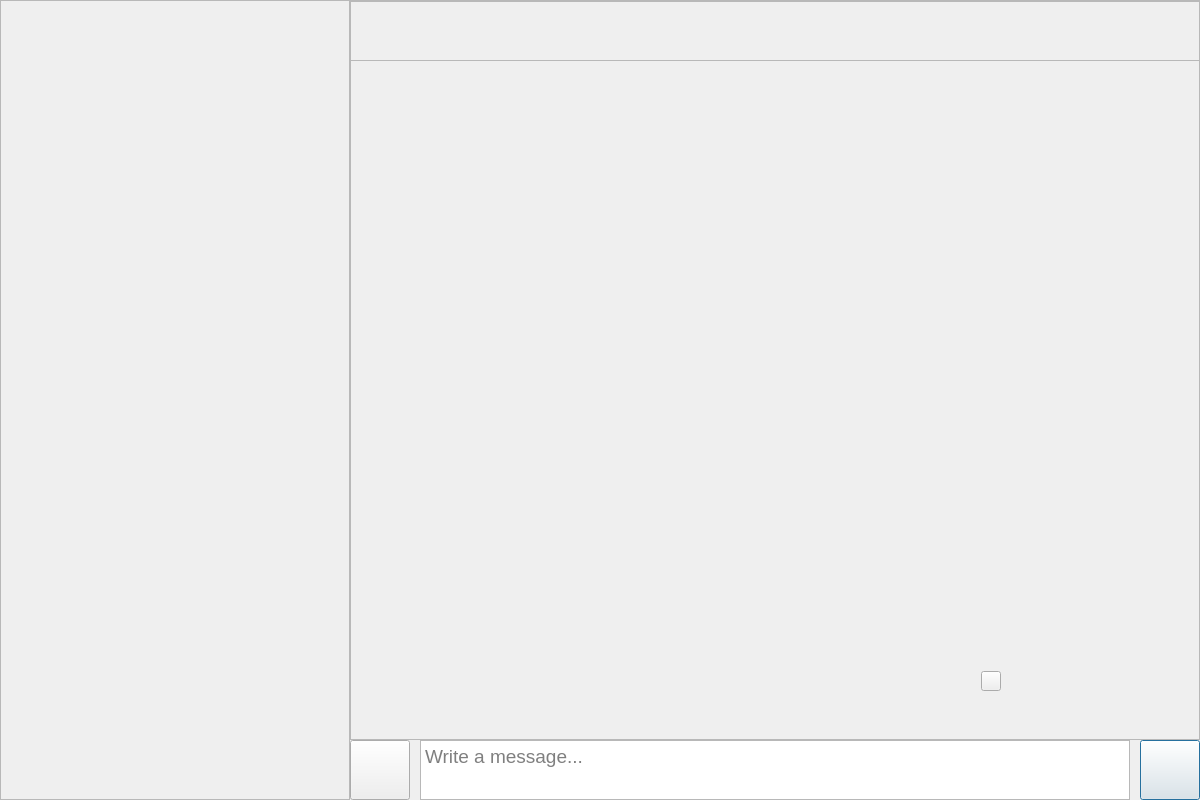
<?xml version="1.0" encoding="UTF-8"?>
<ui version="4.0">
 <class>ChatWindow</class>
 <widget class="QMainWindow" name="ChatWindow">
  <property name="geometry">
   <rect>
    <x>0</x>
    <y>0</y>
    <width>1200</width>
    <height>800</height>
   </rect>
  </property>
  <property name="font">
   <font>
    <pointsize>14</pointsize>
   </font>
  </property>
  <property name="windowTitle">
   <string>SEtelegram</string>
  </property>
  <widget class="QWidget" name="centralwidget">
   <widget class="QWidget" name="inputWidget" native="true">
    <property name="geometry">
     <rect>
      <x>340</x>
      <y>740</y>
      <width>860</width>
      <height>60</height>
     </rect>
    </property>
    <widget class="QTextEdit" name="textMessageEdit">
     <property name="geometry">
      <rect>
       <x>80</x>
       <y>0</y>
       <width>710</width>
       <height>60</height>
      </rect>
     </property>
     <property name="font">
      <font>
       <pointsize>14</pointsize>
      </font>
     </property>
     <property name="cursor" stdset="0">
      <cursorShape>IBeamCursor</cursorShape>
     </property>
     <property name="placeholderText">
      <string>Write a message...</string>
     </property>
    </widget>
    <widget class="QPushButton" name="attachmentButton">
     <property name="geometry">
      <rect>
       <x>10</x>
       <y>0</y>
       <width>60</width>
       <height>60</height>
      </rect>
     </property>
     <property name="cursor">
      <cursorShape>PointingHandCursor</cursorShape>
     </property>
     <property name="text">
      <string/>
     </property>
    </widget>
    <widget class="QPushButton" name="sendButton">
     <property name="geometry">
      <rect>
       <x>800</x>
       <y>0</y>
       <width>60</width>
       <height>60</height>
      </rect>
     </property>
     <property name="cursor">
      <cursorShape>PointingHandCursor</cursorShape>
     </property>
     <property name="text">
      <string/>
     </property>
     <property name="default">
      <bool>true</bool>
     </property>
    </widget>
   </widget>
   <widget class="QScrollArea" name="chatsScrollArea">
    <property name="geometry">
     <rect>
      <x>0</x>
      <y>0</y>
      <width>350</width>
      <height>800</height>
     </rect>
    </property>
    <property name="widgetResizable">
     <bool>true</bool>
    </property>
    <widget class="QWidget" name="scrollAreaWidgetContents">
     <property name="geometry">
      <rect>
       <x>0</x>
       <y>0</y>
       <width>348</width>
       <height>798</height>
      </rect>
     </property>
    </widget>
   </widget>
   <widget class="QScrollArea" name="messagesScrollArea">
    <property name="geometry">
     <rect>
      <x>350</x>
      <y>0</y>
      <width>850</width>
      <height>740</height>
     </rect>
    </property>
    <property name="font">
     <font>
      <pointsize>14</pointsize>
     </font>
    </property>
    <property name="widgetResizable">
     <bool>true</bool>
    </property>
    <widget class="QWidget" name="scrollAreaWidgetContents_2">
     <property name="geometry">
      <rect>
       <x>0</x>
       <y>0</y>
       <width>848</width>
       <height>738</height>
      </rect>
     </property>
     <widget class="QFrame" name="attachmentFrame">
      <property name="geometry">
       <rect>
        <x>170</x>
        <y>660</y>
        <width>501</width>
        <height>51</height>
       </rect>
      </property>
      <widget class="QPushButton" name="deleteAttachmentButton">
       <property name="geometry">
        <rect>
         <x>460</x>
         <y>10</y>
         <width>20</width>
         <height>20</height>
        </rect>
       </property>
       <property name="cursor">
        <cursorShape>PointingHandCursor</cursorShape>
       </property>
       <property name="text">
        <string/>
       </property>
      </widget>
      <widget class="QLabel" name="attachmentName">
       <property name="geometry">
        <rect>
         <x>20</x>
         <y>16</y>
         <width>421</width>
         <height>21</height>
        </rect>
       </property>
       <property name="text">
        <string/>
       </property>
      </widget>
     </widget>
     <widget class="QFrame" name="chatNameFrame">
      <property name="geometry">
       <rect>
        <x>-10</x>
        <y>0</y>
        <width>860</width>
        <height>60</height>
       </rect>
      </property>
      <property name="font">
       <font>
        <pointsize>16</pointsize>
       </font>
      </property>
      <property name="frameShape">
       <enum>QFrame::StyledPanel</enum>
      </property>
      <property name="frameShadow">
       <enum>QFrame::Raised</enum>
      </property>
      <widget class="QLabel" name="chatNameLabel">
       <property name="geometry">
        <rect>
         <x>25</x>
         <y>0</y>
         <width>200</width>
         <height>60</height>
        </rect>
       </property>
       <property name="text">
        <string/>
       </property>
      </widget>
     </widget>
    </widget>
   </widget>
  </widget>
 </widget>
 <resources/>
 <connections/>
</ui>
